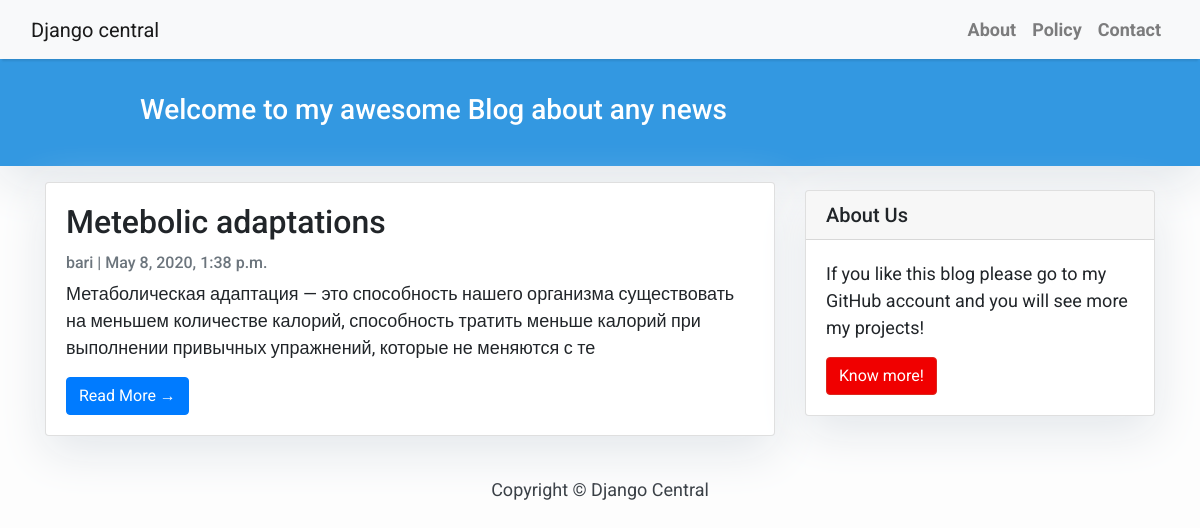
The page / on the database its author committed.
### blog/models.py (models this page shows, shortened)
class Post(models.Model):
    title = models.CharField(max_length=200, unique=True)
    slug = models.SlugField(max_length=200, unique=True)
    author = models.ForeignKey(User, on_delete= models.CASCADE,related_name='blog_posts')
    updated_on = models.DateTimeField(auto_now= True)
    content = models.TextField()
    created_on = models.DateTimeField(auto_now_add=True)
    status = models.IntegerField(choices=STATUS, default=0)
    class Meta:
        ordering = ['-created_on']

### blog/views.py (the view)
# urls.py: path('', views.PostList.as_view(), name='home'),
class PostList(generic.ListView):
    queryset = Post.objects.filter(status=1).order_by('-created_on')
    template_name = 'index.html'

### blog/templates/index.html (shortened to what this page needs)
{% extends "base.html" %} {% block content %}
<header class="masthead">
    <div class="container">
        <div class="row">
            <div class=" col-md-8 col-md-10 mx-auto">
                <div class="site-heading">
                    <h3 class=" site-heading my-4 mt-3 text-white"> Welcome to my awesome Blog about any news </h3>
                </div>
            </div>
        </div>
    </div>
</header>
<div class="container">
    <div class="row">
        <div class="col-md-8 mt-3 left">
            {% for post in post_list %}
            <div class="card mb-4">
                <div class="card-body">
                    <h2 class="card-title">{{ post.title }}</h2>
                    <p class="card-text text-muted h6">{{ post.author }} | {{ post.created_on}} </p>
                    <p class="card-text">{{post.content|slice:":200" }}</p>
                    <a href="{% url 'post_detail' post.slug  %}" class="btn btn-primary">Read More &rarr;</a>
                </div>
            </div>
            {% endfor %}
        </div>
        {% block sidebar %} {% include 'sidebar.html' %} {% endblock sidebar %}
    </div>
</div>
{%endblock%}

### blog/templates/base.html (shortened to what this page needs)
<!DOCTYPE html>
<html>
    <head>
        <link rel="stylesheet" href="https://maxcdn.bootstrapcdn.com/bootstrap/4.0.0/css/bootstrap.min.css"
 />
    </head>
    <body>
        <nav class="navbar navbar-expand-lg navbar-light bg-light shadow" id="mainNav">
            <div class="container-fluid">
                <a class="navbar-brand" href="{% url 'home' %}">Django central</a>
                <div class="collapse navbar-collapse" id="navbarResponsive">
                    <ul class="navbar-nav ml-auto">
                        <li class="nav-item text-black">
                            <a class="nav-link text-black font-weight-bold" href="#">About</a>
                        </li>
                        <li class="nav-item text-black">
                            <a class="nav-link text-black font-weight-bold" href="#">Policy</a>
                        </li>
                        <li class="nav-item text-black">
                            <a class="nav-link text-black font-weight-bold" href="#">Contact</a>
                        </li>
                    </ul>
                </div>
            </div>
        </nav>
        {% block content %}
        {% load crispy_forms_tags %}
        {% endblock content %}
        <footer class="py-3 bg-grey">
            <p class="m-0 text-dark text-center ">Copyright &copy; Django Central</p>
        </footer>
    </body>
</html>

### blog/templates/sidebar.html (shortened to what this page needs)
{% block sidebar %}
<div class="col-md-4 float-right ">
<div class="card my-4">
        <h5 class="card-header">About Us</h5>
    <div class="card-body">
        <p class="card-text"> If you like this blog please go to my GitHub account and you will see more my projects! </p>
        <a href="https://djangocentral.com/building-a-blog-application-with-django"
            class="btn btn-danger">Know more!</a>
    </div>
</div>
</div>
{% endblock sidebar %}

### blog/templates/base.html (style rules this page uses)
body { font-family: "Roboto", sans-serif; font-size: 17px; background-color: #fdfdfd; }
.shadow { box-shadow: 0 4px 2px -2px rgba(0, 0, 0, 0.1); }
.btn-danger { color: #fff; background-color: #f00000; border-color: #dc281e; }
.masthead { background: #3398E1; height: auto; padding-bottom: 15px; box-shadow: 0 16px 48px #E3E7EB; padding-top: 10px; }

### blog/templates/index.html (style rules this page uses)
body { font-family: "Roboto", sans-serif; font-size: 18px; background-color: #fdfdfd; }
.card { box-shadow: 0 16px 48px #E3E7EB; }

### blog/templates/sidebar.html (style rules this page uses)
.card { box-shadow: 0 16px 48px #E3E7EB; }

### rows shown on the page
Post: title "Metebolic adaptations", author "bari", created_on "May 8, 2020, 1:38 p.m.", content "Метаболическая адаптация — это способность нашего организма существовать на меньшем количестве калорий, способность тратить меньше калорий при выполнении привычных упражнений, которые не меняются с те"
